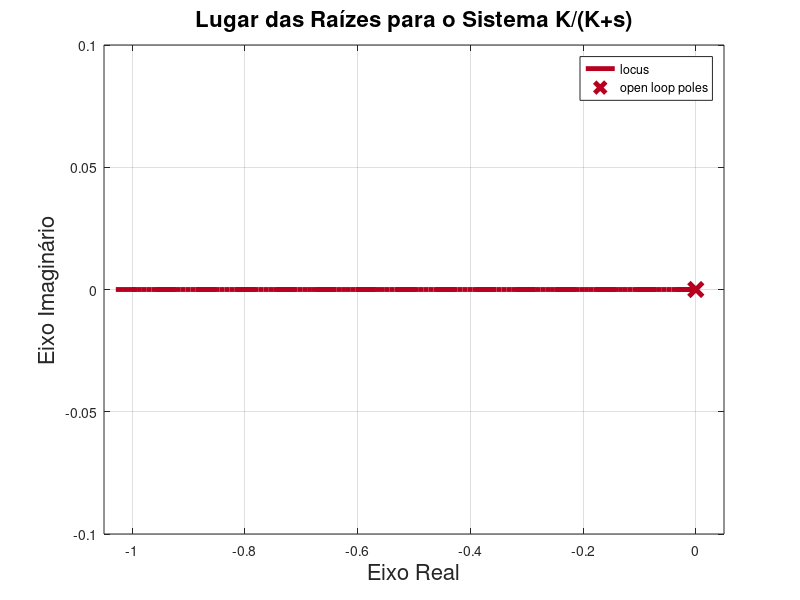
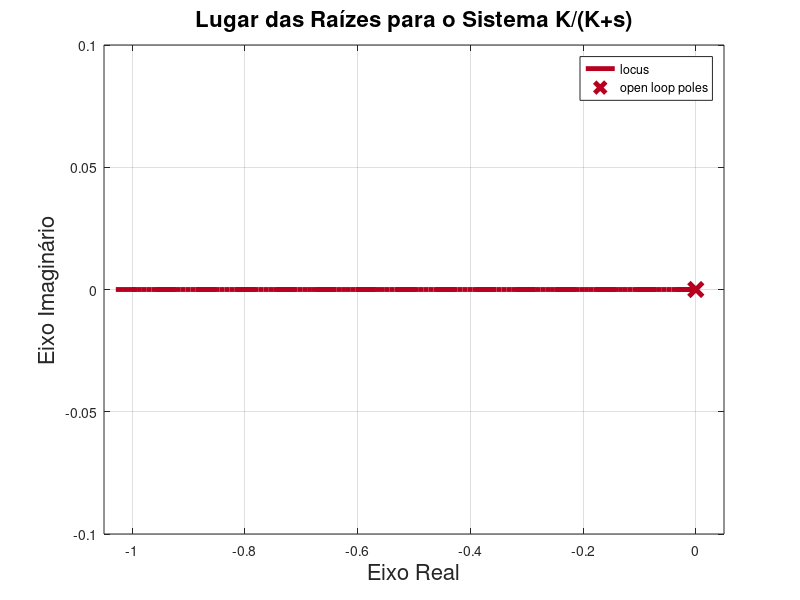

Write MATLAB code to recreate these figures, in order.
%Este programa plota a resposta do sistema controlado à entrada degrau, bem
%como o lugar das raízes.

%%%%%%%%%%%%%%%%%%%%%%%%%%%%%%%%%%%%%%%%%%%%%%%%%%%%%%%%%%%%%%%%%%%%%%%%%%%
%INICIALIZAÇÃO
%%%%%%%%%%%%%%%%%%%%%%%%%%%%%%%%%%%%%%%%%%%%%%%%%%%%%%%%%%%%%%%%%%%%%%%%%%%
%Limpando as variáveis e a tela
clear;
close all;
clc;

%Definindo as cores para plotagem
cor1 = [43, 47, 138]*1/255;
cor2 = [178, 89, 94]*1/255;
cor3 = [68, 178, 134]*1/255;
cor4 = [79, 13, 57]*1/255;
cor5 = [16, 202, 115]*1/255;
cor6 = [182, 0, 29]*1/255;
cor7 = [49, 217, 76]*1/255;
cor8 = [0, 127, 195]*1/255;
cor9 = [0, 0, 0]*1/255;
cor10 = [0, 138, 0]*1/255;
cor11 = [179, 57, 81]*1/255;

%Tempo de simulação
t = 0:0.01:3; 

%Vetor com os ganhos
K = [1 2 5 10 20];

%Criando as matrizes para receber os resultados das simulações
Y = zeros(length(t),length(K));
T = zeros(length(t),length(K));

%Entrada degrau
degrau = ones(1, length(t));

%%%%%%%%%%%%%%%%%%%%%%%%%%%%%%%%%%%%%%%%%%%%%%%%%%%%%%%%%%%%%%%%%%%%%%%%%%%
%SIMULAÇÃO
%%%%%%%%%%%%%%%%%%%%%%%%%%%%%%%%%%%%%%%%%%%%%%%%%%%%%%%%%%%%%%%%%%%%%%%%%%%
%Simulação a respota ao degrau para os valores de ganho contidos no vetor
%K.

for i=1:length(K)

%Determinando a função de transferência
num = K(i);
den = [1 K(i)];
G = tf(num, den);

[y,tOut] = step(G, t);

Y(:,i)=y;
T(:,i)=tOut;

end

%%%%%%%%%%%%%%%%%%%%%%%%%%%%%%%%%%%%%%%%%%%%%%%%%%%%%%%%%%%%%%%%%%%%%%%%%%%
%PLOTANDO O RESULTADO
%%%%%%%%%%%%%%%%%%%%%%%%%%%%%%%%%%%%%%%%%%%%%%%%%%%%%%%%%%%%%%%%%%%%%%%%%%%
% figure(1)
% plot(t, degrau, 'r-*', 'LineWidth', 3.5, 'HandleVisibility','off');
% hold on
% plot(T(:,1), Y(:,1), 'LineWidth', 3.5, 'Color', cor1);
% plot(T(:,2), Y(:,2), 'LineWidth', 3.5, 'Color', cor2);
% plot(T(:,3), Y(:,3), 'LineWidth', 3.5, 'Color', cor3);
% plot(T(:,4), Y(:,4), 'LineWidth', 3.5, 'Color', cor4);
% plot(T(:,5), Y(:,5), 'LineWidth', 3.5, 'Color', cor7);
% title('Resposta ao Degrau','FontSize', 16);
% L = legend('K=1','K=2','K=5', 'K=10', 'K=20','Location','southeast', 'Orientation','vertical');
% L.Box = 'off';
% xlabel('Tempo [s]', 'FontSize', 16);
% ylabel('Posição [m]', 'FontSize', 16);
% set(gca, 'FontSize', 16);
% ylim([0 1.2]);
% xlim([0 t(end)]);
% grid on;
% 
% %Salva a figura
% f = gcf;
% figureName = strcat('Figure_7_step.png');
% exportgraphics(f,figureName,'Resolution',300);

%%%%%%%%%%%%%%%%%%%%%%%%%%%%%%%%%%%%%%%%%%%%%%%%%%%%%%%%%%%%%%%%%%%%%%%%%%%
%PLOTANDO O ROOT LOCUS
%%%%%%%%%%%%%%%%%%%%%%%%%%%%%%%%%%%%%%%%%%%%%%%%%%%%%%%%%%%%%%%%%%%%%%%%%%%
%Determinando a função de transferência da planta:
num = 1;
den = [1 0];
G = tf(num, den);
rlocus(G);
r = findobj(gcf, 'Type', 'Line');
set(r, 'LineWidth', 3.5, 'Color', cor6);
grid on;
title('Lugar das Raízes para o Sistema K/(K+s)', 'FontSize', 16);
xlabel('Eixo Real', 'FontSize', 16);
ylabel('Eixo Imaginário', 'FontSize', 16);

%Salva a figura
g = gcf;
figureName = strcat('Figure_8_rlocus.png');
figureName2 = strcat('Figure_8_rlocus.emf');
exportgraphics(g,figureName,'Resolution',300);
exportgraphics(g,figureName2,'Resolution',300);

%%%%%%%%%%%%%%%%%%%%%%%%%%%%%%%%%%%%%%%%%%%%%%%%%%%%%%%%%%%%%%%%%%%%%%%%%%%
%FINALIZANDO
%%%%%%%%%%%%%%%%%%%%%%%%%%%%%%%%%%%%%%%%%%%%%%%%%%%%%%%%%%%%%%%%%%%%%%%%%%%
%Operação realizada com sucesso
disp('Plotagem realizada com sucesso!')

%Deletando os arquivos .asv
delete *.asv